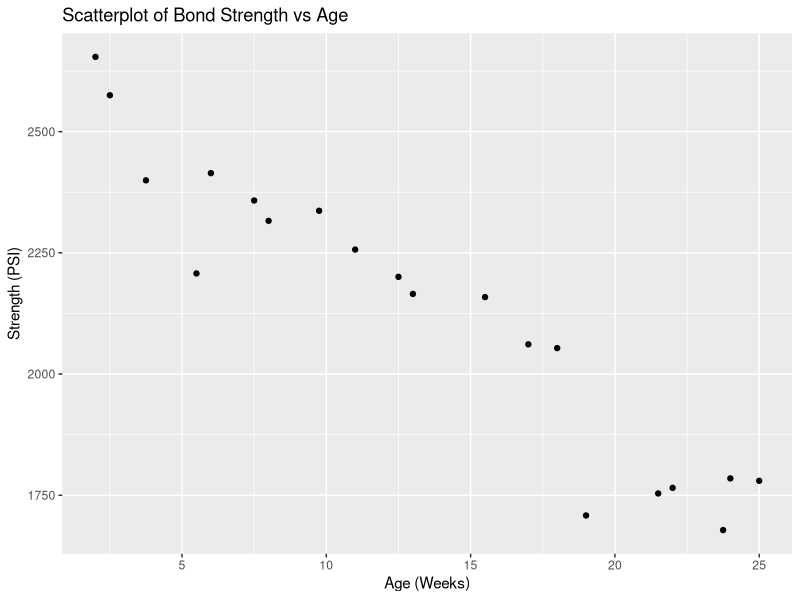
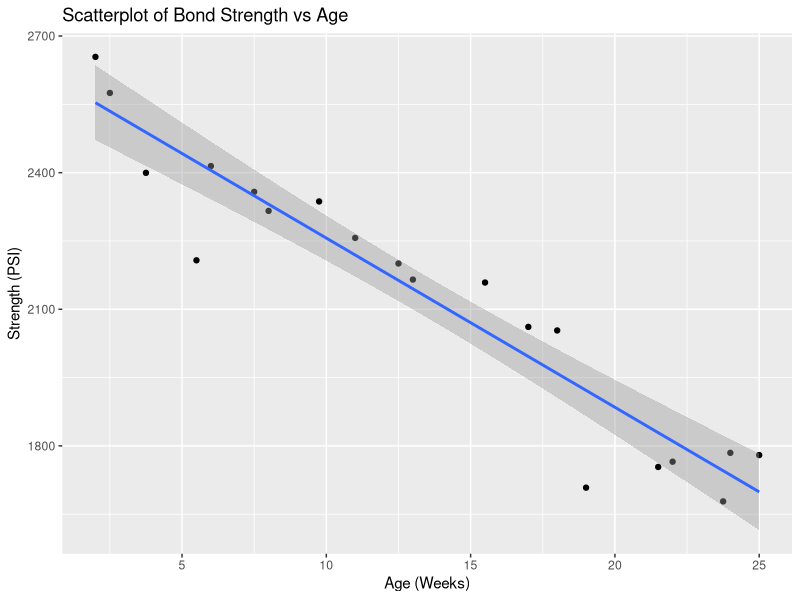
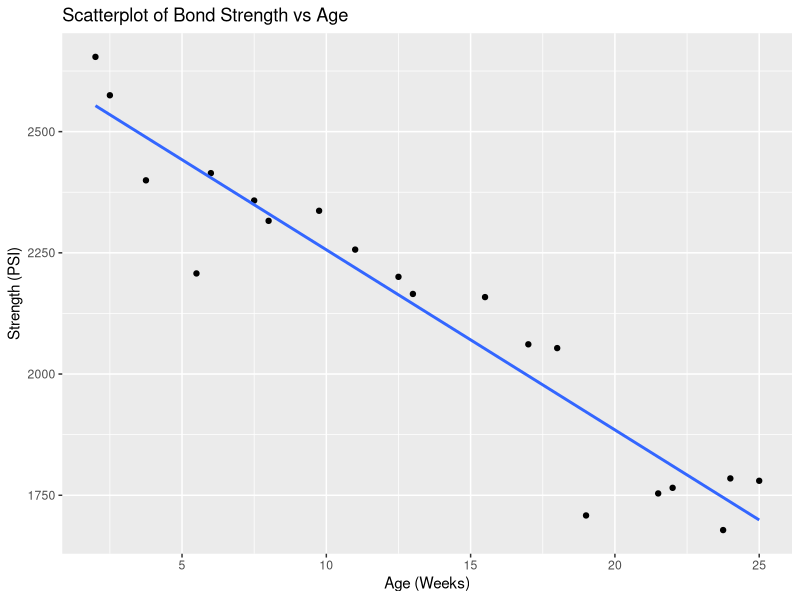
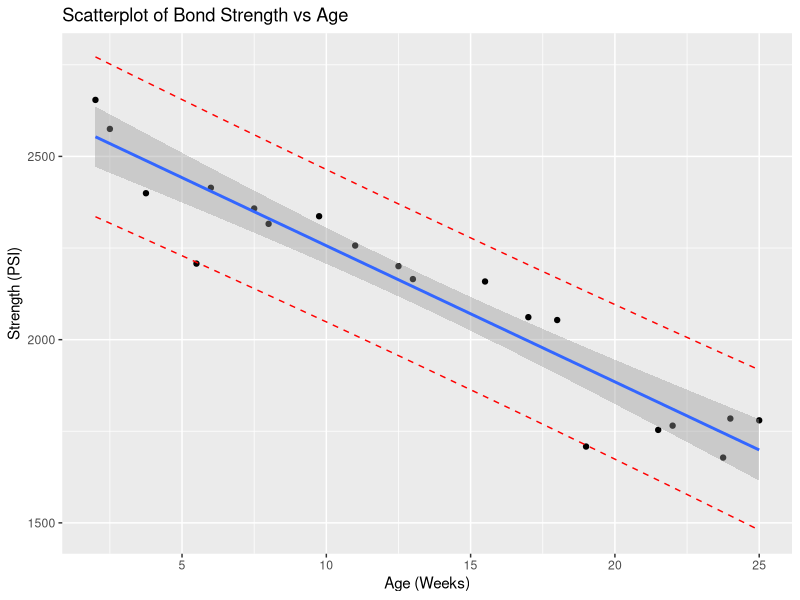

The R source for these figures, in order:
## store data file with the variable name Data
Data<-read.csv("rocket.csv", header=TRUE)
head(Data)

##remove first column
Data<-Data[,-1]
##rename the remaining 2 columns
names(Data)<-c("Strength", "Age")
head(Data)

##Fit a regression model
result<-lm(Strength~Age, data=Data)
summary(result)

##to produce 95% CIs for all regression coefficients
confint(result,level = 0.95)

##to produce 95% CI for the mean response when x=10, 
##and the 95% PI for the response of an observation when x=10
newdata<-data.frame(Age=10)
predict(result,newdata,level=0.95, interval="confidence")
predict(result,newdata,level=0.95, interval="prediction")

###############################
##extra stuff not in tutorial##
###############################

##overlay prediction interval on scatterplot

library(tidyverse)

##regular scatterplot
ggplot(Data, aes(x=Age, y=Strength))+
  geom_point() +
  labs(x="Age (Weeks)", 
       y="Strength (PSI)", 
       title="Scatterplot of Bond Strength vs Age")

##with regression line overlaid, and bounds of CI for mean y
ggplot(Data, aes(x=Age, y=Strength))+
  geom_point() +
  geom_smooth(method=lm)+
  labs(x="Age (Weeks)", 
       y="Strength (PSI)", 
       title="Scatterplot of Bond Strength vs Age")

##only regression line overlaid
ggplot(Data, aes(x=Age, y=Strength))+
  geom_point() +
  geom_smooth(method=lm, se=FALSE)+
  labs(x="Age (Weeks)", 
       y="Strength (PSI)", 
       title="Scatterplot of Bond Strength vs Age")

##overlay PIs
##find PIs for each observation
preds <- predict(result, interval="prediction")

Data<-data.frame(Data,preds)

ggplot(Data, aes(x=Age, y=Strength))+
  geom_point() +
  geom_line(aes(y=lwr), color = "red", linetype = "dashed")+
  geom_line(aes(y=upr), color = "red", linetype = "dashed")+
  geom_smooth(method=lm, se=TRUE)+
  labs(x="Age (Weeks)", 
       y="Strength (PSI)", 
       title="Scatterplot of Bond Strength vs Age")
